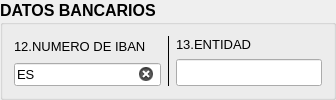
                 <widget class="QGroupBox" name="groupBox_2">
                  <property name="minimumSize">
                   <size>
                    <width>0</width>
                    <height>0</height>
                   </size>
                  </property>
                  <property name="font">
                   <font>
                    <family>Arial</family>
                    <pointsize>12</pointsize>
                    <bold>true</bold>
                   </font>
                  </property>
                  <property name="title">
                   <string>DATOS BANCARIOS</string>
                  </property>
                  <layout class="QVBoxLayout" name="verticalLayout_32">
                   <item>
                    <layout class="QHBoxLayout" name="horizontalLayout_14" stretch="50,0,50">
                     <item>
                      <layout class="QVBoxLayout" name="verticalLayout_33">
                       <item>
                        <widget class="QLabel" name="lblDNI_NIE_9">
                         <property name="font">
                          <font>
                           <family>Arial</family>
                           <pointsize>10</pointsize>
                           <italic>false</italic>
                           <bold>false</bold>
                          </font>
                         </property>
                         <property name="text">
                          <string>12.NUMERO DE IBAN</string>
                         </property>
                         <property name="buddy">
                          <cstring>txtDNI</cstring>
                         </property>
                        </widget>
                       </item>
                       <item>
                        <layout class="QHBoxLayout" name="horizontalLayout_17">
                         <item>
                          <widget class="QLineEdit" name="lENumeroIBAN">
                           <property name="font">
                            <font>
                             <family>Arial</family>
                             <pointsize>10</pointsize>
                             <italic>false</italic>
                             <bold>false</bold>
                            </font>
                           </property>
                           <property name="mouseTracking">
                            <bool>false</bool>
                           </property>
                           <property name="inputMask">
                            <string>ES99 9999 9999 99 9999999999</string>
                           </property>
                           <property name="text">
                            <string>ES    </string>
                           </property>
                           <property name="maxLength">
                            <number>28</number>
                           </property>
                           <property name="echoMode">
                            <enum>QLineEdit::EchoMode::Normal</enum>
                           </property>
                           <property name="cursorPosition">
                            <number>0</number>
                           </property>
                           <property name="cursorMoveStyle">
                            <enum>Qt::CursorMoveStyle::LogicalMoveStyle</enum>
                           </property>
                           <property name="clearButtonEnabled">
                            <bool>true</bool>
                           </property>
                          </widget>
                         </item>
                        </layout>
                       </item>
                      </layout>
                     </item>
                     <item>
                      <widget class="Line" name="line_12">
                       <property name="frameShadow">
                        <enum>QFrame::Shadow::Plain</enum>
                       </property>
                       <property name="lineWidth">
                        <number>1</number>
                       </property>
                       <property name="midLineWidth">
                        <number>8</number>
                       </property>
                       <property name="orientation">
                        <enum>Qt::Orientation::Vertical</enum>
                       </property>
                      </widget>
                     </item>
                     <item>
                      <layout class="QVBoxLayout" name="verticalLayout_34">
                       <item>
                        <widget class="QLabel" name="lblDNI_NIE_10">
                         <property name="font">
                          <font>
                           <family>Arial</family>
                           <pointsize>10</pointsize>
                           <italic>false</italic>
                           <bold>false</bold>
                          </font>
                         </property>
                         <property name="text">
                          <string>13.ENTIDAD</string>
                         </property>
                         <property name="buddy">
                          <cstring>txtDNI</cstring>
                         </property>
                        </widget>
                       </item>
                       <item>
                        <widget class="QLineEdit" name="lEEntidad">
                         <property name="font">
                          <font>
                           <family>Arial</family>
                           <pointsize>12</pointsize>
                           <bold>false</bold>
                          </font>
                         </property>
                        </widget>
                       </item>
                      </layout>
                     </item>
                    </layout>
                   </item>
                  </layout>
                 </widget>
